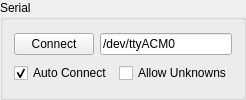
              <widget class="QGroupBox" name="groupBox_6">
               <property name="title">
                <string>Serial</string>
               </property>
               <layout class="QVBoxLayout" name="verticalLayout_5">
                <item>
                 <layout class="QHBoxLayout" name="horizontalLayout_3">
                  <item>
                   <widget class="QPushButton" name="Connect">
                    <property name="text">
                     <string>Connect</string>
                    </property>
                   </widget>
                  </item>
                  <item>
                   <widget class="QLineEdit" name="port">
                    <property name="text">
                     <string>/dev/ttyACM0</string>
                    </property>
                   </widget>
                  </item>
                 </layout>
                </item>
                <item>
                 <layout class="QHBoxLayout" name="horizontalLayout_11">
                  <item>
                   <widget class="QCheckBox" name="autoConnect">
                    <property name="text">
                     <string>Auto Connect</string>
                    </property>
                    <property name="checked">
                     <bool>true</bool>
                    </property>
                   </widget>
                  </item>
                  <item>
                   <widget class="QCheckBox" name="allowUnknowns">
                    <property name="text">
                     <string>Allow Unknowns</string>
                    </property>
                    <property name="checked">
                     <bool>false</bool>
                    </property>
                   </widget>
                  </item>
                 </layout>
                </item>
               </layout>
              </widget>
